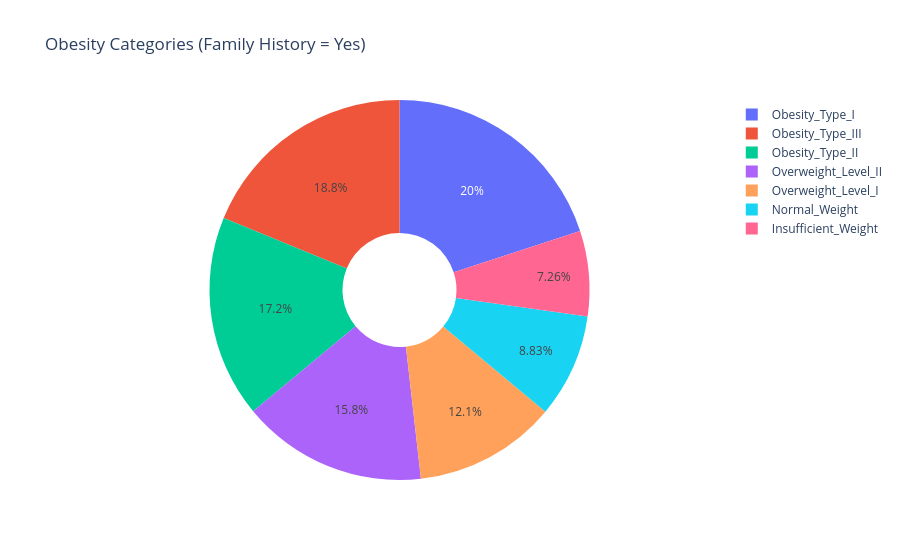

Notebook code cell kept with this figure:
### Markdown cell above
### 4.family history and obesity

### Code cell
# Filter dataset for family history = Yes
fh_yes = df1[df1["family_history_with_overweight"] == "yes"]

# Count people in each obesity category
obesity_counts = fh_yes["NObeyesdad"].value_counts().reset_index()
obesity_counts.columns = ["NObeyesdad", "Count"]

# Pie chart
fig = px.pie(obesity_counts,
             names="NObeyesdad",
             values="Count",
             title="Obesity Categories (Family History = Yes)",
             hole=0.3)

fig.show()

### Figure 1 — Plotly figure (JSON) as saved in the notebook; plotly's stock layout.template omitted (floating-point values rounded to 4 significant figures)
{"data": [{"domain": {"x": [0, 1], "y": [0, 1]}, "hole": 0.3, "hovertemplate": "NObeyesdad=%{label}<br>Count=%{value}<extra></extra>", "labels": ["Obesity_Type_I", "Obesity_Type_III", "Obesity_Type_II", "Overweight_Level_II", "Overweight_Level_I", "Normal_Weight", "Insufficient_Weight"], "legendgroup": "", "name": "", "showlegend": true, "type": "pie", "values": [344, 324, 296, 272, 209, 152, 125]}], "layout": {"legend": {"tracegroupgap": 0}, "title": {"text": "Obesity Categories (Family History = Yes)"}}}
